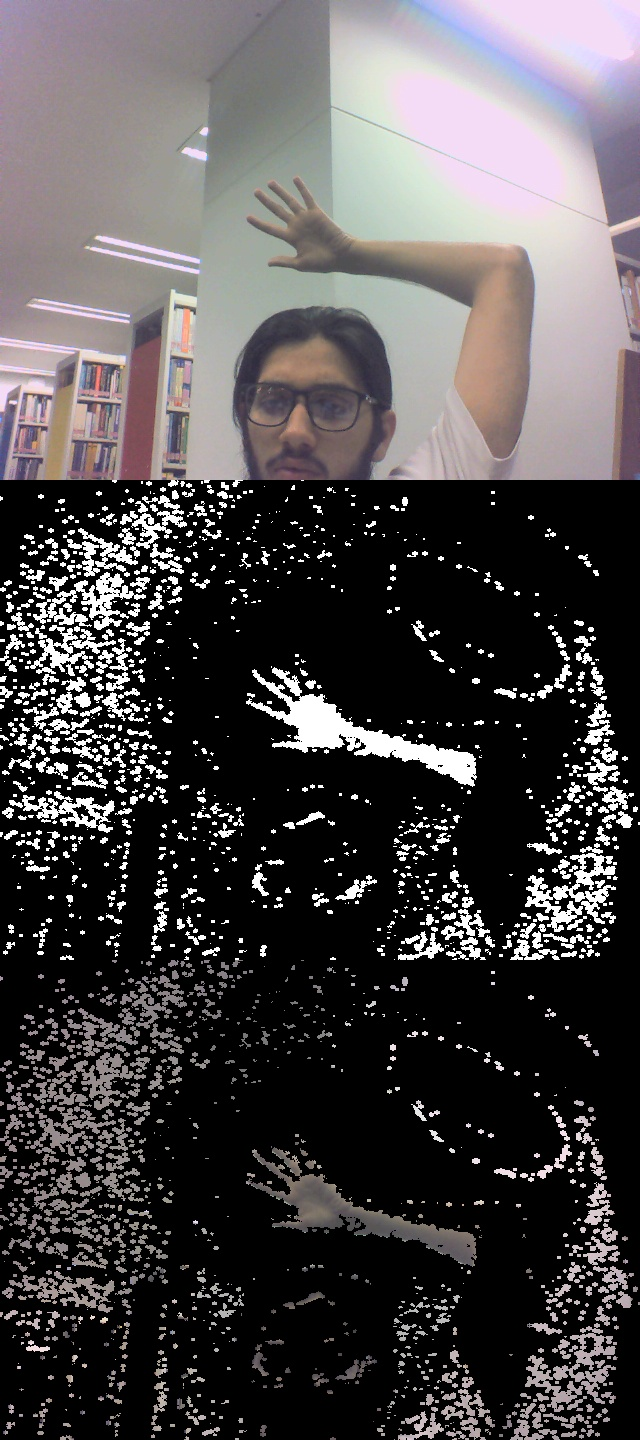
#> input picture res.jpg, 640 x 1440 px, given in place of the camera
$ python assignment1_hist.py   (Python 2 division)   (older library calls are emulated)
#> lines starting #> are read from the running program, lines starting #| are printed output that depends on the picture; after the words box and inside, x2 and y2 are one past the last pixel; in counts of white or black regions, pixels touching at a corner belong together
### Camera.py
from imutils.video import WebcamVideoStream
def Camera(source=0):
	return WebcamVideoStream(source).start()

### assignment1_hist.py
import numpy as np
import cv2
from Camera import Camera


class Application:
	def __init__(self,source=0):
		self.START = None
		self.END   = None
		self.CAM = Camera(source)
		self.LOCKED = False
		self.ROI_HIST = None

	def findCenter(self):
		# Read a frame
		frame = self.CAM.read()
#> frame is the input picture: shape (1440, 640, 3); mean B, G, R 73.9, 72.8, 76.3

		# Calculate the co-ordinates for the center pixel
		y = frame.shape[0]/2
#> y = 720
		x = frame.shape[1]/2
#> x = 320

		# Calculate the points for the
		# diagonal of the square
		# which will be displayed in the center
		self.START = ( x-25 , y-25 )
#> self.START = (295, 695)
		self.END   = ( x+25 , y+25 )
#> self.END = (345, 745)

	def run(self):
		self.findCenter()

		while True:
			# Read a frame from the camera
			frame = self.CAM.read()


			# [14 lines of commented-out code are left out]
			hsv = cv2.cvtColor(frame,cv2.COLOR_BGR2HSV)
#> hsv: shape (1440, 640, 3); mean H, S, V 40.1, 30, 77.8
			# hsv = cv2.split(frame)[2]


			if not self.LOCKED:
				# Get the reigon of interest
				reigonOfInterest = hsv[ self.START[1]:self.END[1],self.START[0]:self.END[0],]
#> reigonOfInterest: shape (50, 50, 3); mean H, S, V 0, 0, 215.6

				# Calculate histogram
				self.ROI_HIST = cv2.calcHist([reigonOfInterest],[0,1], None, [180,255], [0,180,0, 255] )
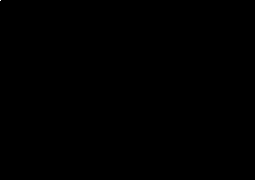
#> self.ROI_HIST: shape (180, 255) float32; values 0 (black) and 2500 (white), 0% white in thin lines or dots, all inside (x1, y1, x2, y2) = (0, 0, 1, 1)

			# Normalize the histogram
			cv2.normalize(self.ROI_HIST,self.ROI_HIST,0,255,cv2.NORM_MINMAX)

			# Calculate back projection
			dst = cv2.calcBackProject([hsv],[0,1],self.ROI_HIST,[0,180,0,255],10)
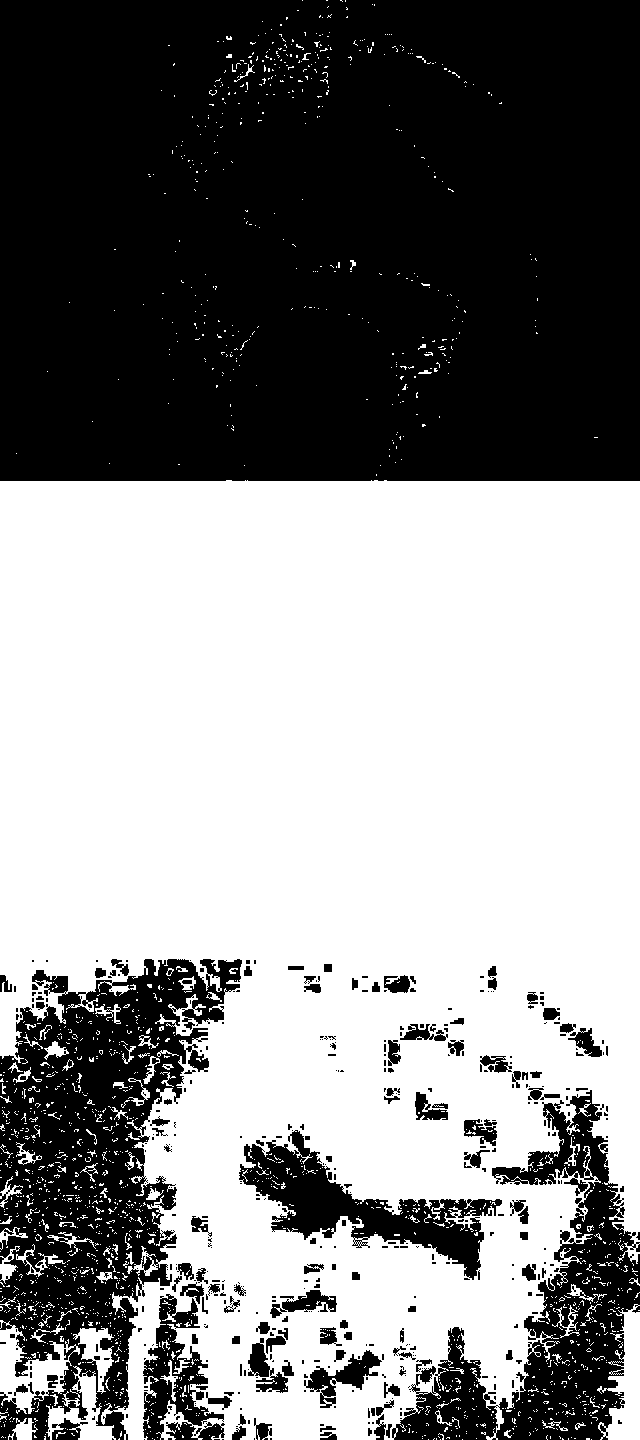
#> dst: shape (1440, 640); 53.8% white; 453 black regions (330 under 20 px), largest, box (x1, y1, x2, y2) and area: (0, 0, 640, 481) 306365, (0, 959, 242, 1440) 56187, (392, 1090, 640, 1440) 29203

			# Now convolute with circular disc


			# threshold

			# kernel = np.ones((5,5),np.uint8)


			# ret,mask = cv2.threshold(dst,50,255,0)


			# disc = cv2.getStructuringElement(cv2.MORPH_ELLIPSE,(5,5))
			# cv2.filter2D(dst,-1,disc,dst)


			# dst = cv2.merge((dst,dst,dst))
			# res = cv2.bitwise_and(frame,dst)

			# disc = cv2.getStructuringElement(cv2.MORPH_ELLIPSE,(3,3))
			# cv2.filter2D(dst,-1,disc,dst)

			# # dst = cv2.morphologyEx(dst,cv2.MORPH_OPEN,kernel)

			# # dst = cv2.morphologyEx(dst,cv2.MORPH_OPEN,kernel)

			# # dst = cv2.morphologyEx(dst,cv2.MORPH_OPEN,kernel)

			# # dst = cv2.morphologyEx(dst,cv2.MORPH_CLOSE,kernel)

			# # dst = cv2.morphologyEx(dst,cv2.MORPH_CLOSE,kernel)

			# dst = cv2.morphologyEx(dst,cv2.MORPH_CLOSE,kernel)

			# dst = cv2.morphologyEx(dst,cv2.MORPH_CLOSE,kernel)


			# show the frame
			# dst = cv2.dilate(dst,np.ones((3,3),np.uint8),iterations=2)
			cv2.imshow('mask',dst)


			cv2.rectangle(frame,self.START,self.END,(0,255,0),1)
#> frame: shape (1440, 640, 3); 0.02% of pixels changed, all inside (x1, y1, x2, y2) = (295, 695, 346, 746)
			cv2.imshow('original',frame)


			# Lookout for any key presses
			key = cv2.waitKey(1) & 0xFF
#> (key Esc is pressed here)
			if key == 27:
				break
			if key == ord('l'):
				self.LOCKED = True
			if key == ord('u'):
				self.LOCKED = False

		self.end()


	def end(self):
		self.CAM.stop()
		cv2.destroyAllWindows()


app = Application(0)

app.run()
# [79 lines of commented-out code are left out]
